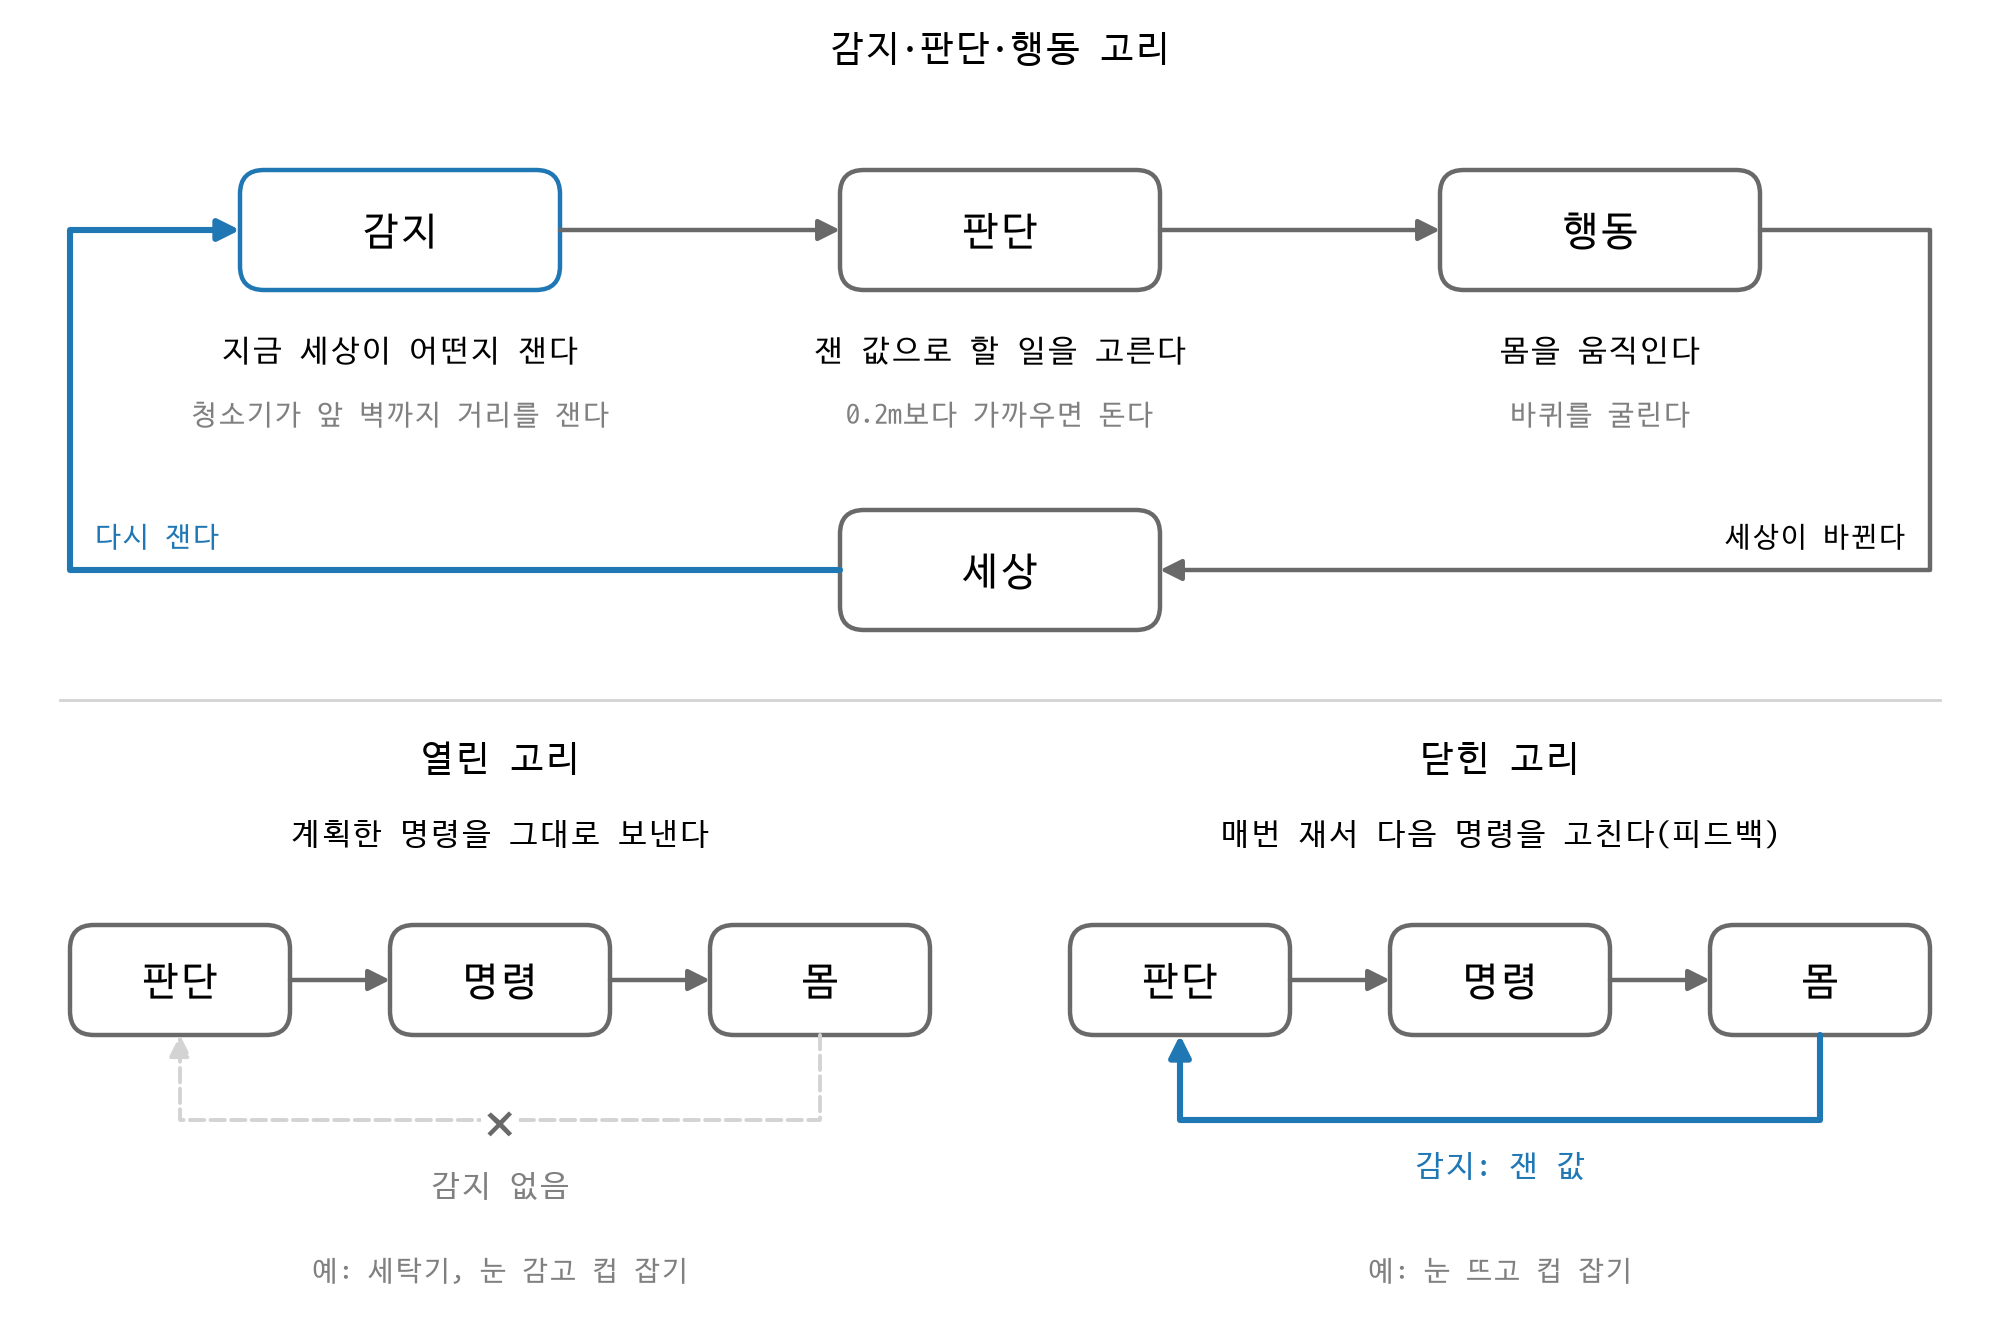

Python code for this plot:
import matplotlib.pyplot as plt
from matplotlib.patches import FancyArrowPatch, FancyBboxPatch
from matplotlib.path import Path

# plt.rcParams["font.family"] = "AppleGothic"
plt.rcParams["font.family"] = "D2Coding"
plt.rcParams["axes.unicode_minus"] = False

선색, 흐린색, 감지색 = "dimgray", "lightgray", "tab:blue"   # 쓰는 색은 이 셋뿐

# 칸 하나가 그림 전체를 덮고, 좌표 1칸 = 1인치(72pt)가 되게 한다
그림 = plt.figure(figsize=(10, 6.6))
칸 = 그림.add_axes([0, 0, 1, 1])
칸.set_xlim(0, 10)
칸.set_ylim(0, 6.6)
칸.set_aspect("equal")
칸.axis("off")


def 상자(x, y, 글, 너비=1.6, 높이=0.6, 색=선색):
    칸.add_patch(FancyBboxPatch((x - 너비 / 2, y - 높이 / 2), 너비, 높이, boxstyle="round,pad=0,rounding_size=0.12",
                                facecolor="white", edgecolor=색, linewidth=1.6))
    칸.text(x, y, 글, ha="center", va="center", fontsize=14)
    return {"왼": (x - 너비 / 2, y), "오": (x + 너비 / 2, y), "아래": (x, y - 높이 / 2)}


def 화살표(*점들, 색=선색, 선="-", 굵기=1.6):    # 점들을 차례로 잇고 마지막 점에 화살촉
    칸.add_patch(FancyArrowPatch(path=Path(점들), arrowstyle="-|>", mutation_scale=16, color=색,
                                 linewidth=굵기, linestyle=선, joinstyle="round", capstyle="round"))


# 1) 위: 감지 → 판단 → 행동 → 세상 → 다시 감지 (슬라이드 1.1의 낱말과 청소기 예)
칸.text(5, 6.3, "감지·판단·행동 고리", ha="center", fontsize=13)
단계들 = [(2.0, "감지", "지금 세상이 어떤지 잰다", "청소기가 앞 벽까지 거리를 잰다"),
         (5.0, "판단", "잰 값으로 할 일을 고른다", "0.2m보다 가까우면 돈다"),
         (8.0, "행동", "몸을 움직인다", "바퀴를 굴린다")]
위_높이 = 5.45
상자들 = {}
for x, 이름, 뜻, 예 in 단계들:
    상자들[이름] = 상자(x, 위_높이, 이름, 색=감지색 if 이름 == "감지" else 선색)
    칸.text(x, 위_높이 - 0.6, 뜻, ha="center", va="center", fontsize=11)
    칸.text(x, 위_높이 - 0.92, 예, ha="center", va="center", fontsize=10, color="gray")
화살표(상자들["감지"]["오"], 상자들["판단"]["왼"])
화살표(상자들["판단"]["오"], 상자들["행동"]["왼"])

세상 = 상자(5.0, 3.75, "세상")
오른_팔, 왼_팔 = 9.65, 0.35                       # 바깥으로 돌아가는 길의 x 위치(설명 글과 겹치지 않게)
행동_오, 세상_오, 세상_왼, 감지_왼 = 상자들["행동"]["오"], 세상["오"], 세상["왼"], 상자들["감지"]["왼"]
화살표(행동_오, (오른_팔, 행동_오[1]), (오른_팔, 세상_오[1]), 세상_오)
화살표(세상_왼, (왼_팔, 세상_왼[1]), (왼_팔, 감지_왼[1]), 감지_왼, 색=감지색, 굵기=2.2)
칸.text(오른_팔 - 0.12, 세상_오[1] + 0.1, "세상이 바뀐다", ha="right", va="bottom", fontsize=10)
칸.text(왼_팔 + 0.12, 세상_왼[1] + 0.1, "다시 잰다", ha="left", va="bottom", fontsize=10, color=감지색)

칸.plot([0.3, 9.7], [3.1, 3.1], color=흐린색, linewidth=1)   # 위아래 구분선

# 2) 아래: 열린 고리와 닫힌 고리. 다른 점은 몸에서 판단으로 돌아오는 감지 화살표 하나뿐
for 왼쪽, 제목, 설명, 예, 닫힘 in [(0.0, "열린 고리", "계획한 명령을 그대로 보낸다", "예: 세탁기, 눈 감고 컵 잡기", False),
                                (5.0, "닫힌 고리", "매번 재서 다음 명령을 고친다(피드백)", "예: 눈 뜨고 컵 잡기", True)]:
    가운데 = 왼쪽 + 2.5
    칸.text(가운데, 2.75, 제목, ha="center", fontsize=13)
    칸.text(가운데, 2.38, 설명, ha="center", fontsize=11)
    고리 = [상자(가운데 + 밀기, 1.7, 글, 너비=1.1, 높이=0.55) for 밀기, 글 in [(-1.6, "판단"), (0.0, "명령"), (1.6, "몸")]]
    화살표(고리[0]["오"], 고리[1]["왼"])
    화살표(고리[1]["오"], 고리[2]["왼"])
    # 몸 아래 → 바닥 → 판단 아래: 닫힌 고리는 진하게, 열린 고리는 흐린 점선 위에 × 표시
    바닥 = 1.0
    몸_아래, 판단_아래 = 고리[2]["아래"], 고리[0]["아래"]
    색, 선, 굵기 = (감지색, "-", 2.2) if 닫힘 else (흐린색, "--", 1.4)
    화살표(몸_아래, (몸_아래[0], 바닥), (판단_아래[0], 바닥), 판단_아래, 색=색, 선=선, 굵기=굵기)
    if 닫힘:
        칸.text(가운데, 바닥 - 0.15, "감지: 잰 값", ha="center", va="top", fontsize=11, color=감지색)
    else:
        칸.text(가운데, 바닥, "×", ha="center", va="center", fontsize=22, color=선색,
                bbox=dict(facecolor="white", edgecolor="none", pad=1))
        칸.text(가운데, 바닥 - 0.25, "감지 없음", ha="center", va="top", fontsize=11, color="gray")
    칸.text(가운데, 0.18, 예, ha="center", va="bottom", fontsize=10, color="gray")

그림.savefig("s05_loop_diagram.png", dpi=200)
print("저장: s05_loop_diagram.png")
